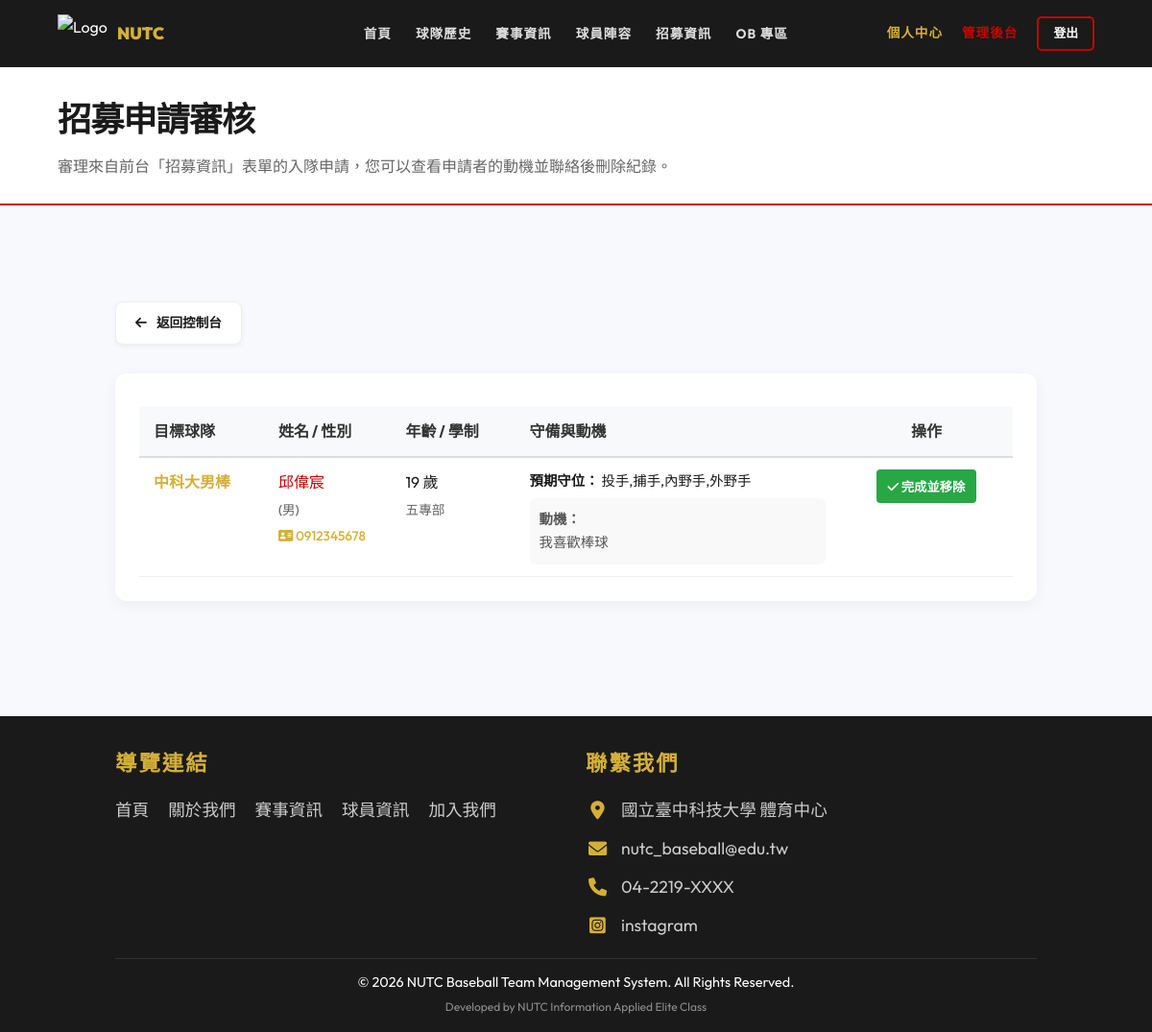
Page /admin_applications.php (signed in) on the committed database.
### tables this page shows
CREATE TABLE `form` (
  `form_id` int(11) NOT NULL COMMENT '申請單 ID',
  `team_id` int(11) NOT NULL COMMENT '關聯 Team.team_Id',
  `form_name` varchar(50) NOT NULL COMMENT '申請人姓名',
  `form_gender` varchar(10) DEFAULT NULL COMMENT '性別',
  `form_age` int(11) DEFAULT NULL COMMENT '年齡',
  `form_education` varchar(50) DEFAULT NULL COMMENT '學制 (五專/四技等)',
  `form_level` varchar(50) DEFAULT NULL COMMENT '棒球程度 (初學者/有基礎)',
  `form_position` varchar(255) DEFAULT NULL,
  `form_motive` text DEFAULT NULL COMMENT '加入動機',
  `form_contact` varchar(255) DEFAULT NULL COMMENT '聯絡資訊'
);

CREATE TABLE `contact_us` (
  `id` int(11) NOT NULL,
  `icon_class` varchar(50) NOT NULL,
  `content_text` varchar(255) NOT NULL,
  `link` varchar(255) DEFAULT NULL
);

### includes/Database.php (called while the page is built, shortened)
<?php
class Database {
    private $pdo;
    public function __construct() {
        $host = 'localhost';
        $db   = 'baseball_web';
        $user = 'root';
        $pass = '';
        $charset = 'utf8mb4';
        $dsn = "mysql:host=$host;port=3306;dbname=$db;charset=$charset";
        $options = [
            PDO::ATTR_ERRMODE            => PDO::ERRMODE_EXCEPTION,
            PDO::ATTR_DEFAULT_FETCH_MODE => PDO::FETCH_ASSOC,
            PDO::ATTR_EMULATE_PREPARES   => false,
        ];
        try {
            $this->pdo = new PDO($dsn, $user, $pass, $options);
            $stmt = $this->pdo->query("DESCRIBE `player_game_details`");
            $cols = $stmt->fetchAll(PDO::FETCH_COLUMN);
            $stmt = $this->pdo->query("SHOW COLUMNS FROM `member` LIKE 'role'");
            $roleCol = $stmt->fetch();
        } catch (\PDOException $e) {
            throw new \PDOException($e->getMessage(), (int)$e->getCode());
        }
    }
    public function getAll($table) {
        $stmt = $this->pdo->query("SELECT * FROM `$table`");
        return $stmt->fetchAll();
    }
}

### includes/config.php (called while the page is built, shortened)
<?php
require_once 'Database.php';
$db = new Database();
if (empty($db->getAll('team'))) {
    $teamJsonPath = __DIR__ . '/../data/team.json';
    if (file_exists($teamJsonPath)) {
        $teamsData = json_decode(file_get_contents($teamJsonPath), true);
        if ($teamsData) {
            foreach ($teamsData as $t) {
                $db->insert('team', [
                    'team_Id' => $t['team_id'],
                    'team_name' => $t['team_name'],
                    'team_type' => $t['team_type']
                ]);
            }
        }
    } else {
        $db->insert('team', ['team_Id' => 1, 'team_name' => '中科大男棒', 'team_type' => 'Men']);
        $db->insert('team', ['team_Id' => 2, 'team_name' => '中科大女棒', 'team_type' => 'Woman']);
        $db->insert('team', ['team_Id' => 3, 'team_name' => '中科大OB', 'team_type' => 'OB']);
    }
    if (!$db->find('member', 'account', 'admin')) {
        $db->insert('member', [
            'account' => 'admin',
            'password' => password_hash('admin123', PASSWORD_DEFAULT),
            'name' => '管理者(Admin)',
            'role' => 'admin',
            'status' => 'active'
        ]);
    }
    if (!$db->find('member', 'account', 'user1')) {
        $db->insert('member', [
            'account' => 'user1',
            'password' => password_hash('123', PASSWORD_DEFAULT),
            'name' => '管理者(User1)',
            'role' => 'admin',
            'status' => 'active'
        ]);
    }
    if (empty($db->getAll('news'))) {
        $newsData = [
            ['title' => '2026 全國大專棒球聯賽開跑！', 'content' => '本校棒球隊將於 4 月 10 日出征，第一場對戰東海大學。歡迎各位同學前往台中棒球場加油！'],
            ['title' => '招募新血：女棒隊熱烈招生中', 'content' => '想要體驗熱血的棒球生活嗎？中科大女棒隊歡迎妳的加入，不限球技，只要有心！'],
            ['title' => 'OB 比賽：學長姐風采再現', 'content' => '上週舉行的 OB 對抗賽圓滿結束，感謝畢業學長姐回校參與，場面溫馨感人。'],
            ['title' => '春季訓練營圓滿落幕', 'content' => '為期一週的春季強化訓練已結束，球員們在打擊與守備技巧上有顯著進步。'],
            ['title' => '全新球隊裝備正式亮相', 'content' => '感謝贊助商支持，本屆聯賽我們將穿上全新的紅金配色球衣，展現中科大氣勢！']
        ];
        foreach ($newsData as $n) {
            $db->insert('news', array_merge($n, ['created_at' => date('Y-m-d H:i:s')]));
        }
    }
    if (empty($db->getAll('player'))) {
        $playerData = [
            ['Player_Name' => '黃郁婷', 'jersey_number' => 11, 'position' => '投手', 'height' => 170, 'weight' => 65],
            ['Player_Name' => '劉詠傑', 'jersey_number' => 23, 'position' => '捕手', 'height' => 178, 'weight' => 75],
            ['Player_Name' => '劉宙翰', 'jersey_number' => 5, 'position' => '內野手', 'height' => 175, 'weight' => 70],
            ['Player_Name' => '張美玲', 'jersey_number' => 7, 'position' => '外野手', 'height' => 165, 'weight' => 55],
            ['Player_Name' => '王小明', 'jersey_number' => 1, 'position' => '投手', 'height' => 182, 'weight' => 80],
            ['Player_Name' => '李華', 'jersey_number' => 45, 'position' => '內野手', 'height' => 172, 'weight' => 68],
            ['Player_Name' => '周杰', 'jersey_number' => 99, 'position' => '外野手', 'height' => 188, 'weight' => 85]
        ];
        foreach ($playerData as $p) {
            $db->insert('player', array_merge($p, [
                'Team_Id' => 1,
                'image_path' => ''
            ]));
        }
    }
    if (empty($db->getAll('ob'))) {
        $obData = [
            ['OB_name' => '陳大文 (108級)', 'graduation_year' => 2019, 'status' => '全國大專聯賽關鍵安打打點王'],
            ['OB_name' => '林小美 (110級)', 'graduation_year' => 2021, 'status' => '女棒創始隊員，首屆全壘打王'],
            ['OB_name' => '趙子龍 (105級)', 'graduation_year' => 2016, 'status' => '傳奇投手，曾創下單場 15 次三振紀錄']
        ];
        foreach ($obData as $o) {
            $db->insert('ob', array_merge($o, ['Team_Id' => 3]));
        }
    }
    if (empty($db->getAll('contact_us'))) {
        $contactData = [
            ['icon_class' => 'fas fa-map-marker-alt', 'content_text' => '國立臺中科技大學 體育中心'],
            ['icon_class' => 'fas fa-envelope', 'content_text' => 'nutc_baseball@edu.tw'],
            ['icon_class' => 'fas fa-phone', 'content_text' => '04-2219-XXXX']
        ];
        foreach ($contactData as $c) {
            $db->insert('contact_us', $c);
        }
    }
}

### admin_applications.php (the view, shortened to what this page needs)
<?php
require_once 'includes/header.php';
$applications = $db->getAll('form');
$teams = $db->getAll('team');
$teamLookup = [];
foreach ($teams as $t) {
    $teamLookup[$t['team_Id']] = $t['team_name'];
}
?>
<div class="page-header">
    <h1>招募申請審核</h1>
    <p>審理來自前台「招募資訊」表單的入隊申請，您可以查看申請者的動機並聯絡後刪除紀錄。</p>
</div>
<section>
    <div class="container">
        <a href="admin_dashboard.php" class="admin-back-btn">
            <i class="fas fa-arrow-left"></i> 返回控制台
        </a>
        <div class="admin-list-card" style="background: white; border-radius: 12px; padding: 25px; box-shadow: 0 4px 15px rgba(0,0,0,0.05); overflow-x: auto;">
            <table class="admin-table" style="width: 100%; border-collapse: collapse;">
                <thead>
                    <tr style="background: #f8f9fa; border-bottom: 2px solid #ddd;">
                        <th style="padding: 12px 15px; text-align: left; color: #333; width: 15%;">目標球隊</th>
                        <th style="padding: 12px 15px; text-align: left; color: #333; width: 15%;">姓名 / 性別</th>
                        <th style="padding: 12px 15px; text-align: left; color: #333; width: 15%;">年齡 / 學制</th>
                        <th style="padding: 12px 15px; text-align: left; color: #333; width: 40%;">守備與動機</th>
                        <th style="padding: 12px 15px; text-align: center; color: #333; width: 15%; white-space: nowrap;">操作</th>
                    </tr>
                </thead>
                <tbody>
                    <?php if (empty($applications)): ?>
                    <tr>
                        <td colspan="5" style="padding: 20px; text-align: center; color: #777;">目前沒有待審核的申請單。</td>
                    </tr>
                    <?php else: ?>
                        <?php foreach ($applications as $app): ?>
                            <tr style="border-bottom: 1px solid #eee; transition: background 0.3s; vertical-align: top;">
                                <td style="padding: 12px 15px; font-weight: bold; color: var(--secondary);">
                                    <?= isset($teamLookup[$app['team_id']]) ? htmlspecialchars($teamLookup[$app['team_id']]) : '未知' ?>
                                </td>
                                <td style="padding: 12px 15px; font-weight: 500; color: var(--primary);">
                                    <?= htmlspecialchars($app['form_name']) ?> <br>
                                    <span style="font-size: 0.85em; color: #666;">(<?= htmlspecialchars($app['form_gender']) ?>)</span><br>
                                    <span style="font-size: 0.85em; color: var(--secondary);"><i class="fas fa-address-card"></i> <?= htmlspecialchars($app['form_contact']) ?></span>
                                </td>
                                <td style="padding: 12px 15px;">
                                    <?= htmlspecialchars($app['form_age']) ?> 歲 <br>
                                    <span style="font-size: 0.85em; color: #666;"><?= htmlspecialchars($app['form_education']) ?></span>
                                </td>
                                <td style="padding: 12px 15px; width: 40%;">
                                    <?php if (!empty($app['form_position'])): ?>
                                        <div style="margin-bottom: 5px; font-size: 0.9em;"><strong>預期守位：</strong> <?= htmlspecialchars($app['form_position']) ?></div>
                                    <?php endif; ?>
                                    <div style="font-size: 0.9em; background: #f9f9f9; padding: 10px; border-radius: 6px; color: #555;">
                                        <strong>動機：</strong><br><?= nl2br(htmlspecialchars($app['form_motive'])) ?>
                                    </div>
                                </td>
                                <td style="padding: 12px 15px; text-align: center; white-space: nowrap;">
                                    <form method="POST" style="display: inline;" onsubmit="return confirm('審核完畢後移除此申請單？')">
                                        <button type="submit" name="delete" style="background: #28a745; color: white; border: none; padding: 8px 12px; border-radius: 4px; cursor: pointer; transition: background 0.3s; font-weight: bold;"><i class="fas fa-check"></i> 完成並移除</button>
                                    </form>
                                </td>
                            </tr>
                        <?php endforeach; ?>
                    <?php endif; ?>
                </tbody>
            </table>
        </div>
    </div>
</section>
<?php require_once 'includes/footer.php'; ?>

### includes/footer.php (shortened to what this page needs)
<?php
$contactInfos = $db->getAll('contact_us');
?>
<footer>
    <div class="footer-content">
        <div class="footer-section">
            <h3>導覽連結</h3>
            <ul class="footer-links">
                <li><a href="index.php">首頁</a></li>
                <li><a href="about.php">關於我們</a></li>
                <li><a href="matches.php">賽事資訊</a></li>
                <li><a href="players.php">球員資訊</a></li>
                <li><a href="join.php">加入我們</a></li>
            </ul>
        </div>
        <div class="footer-section">
            <h3>聯繫我們</h3>
            <div class="footer-contact-list">
                <?php if (empty($contactInfos)): ?>
                    <p class="footer-contact-empty">尚未設定聯絡資訊</p>
                <?php else: ?>
                    <?php foreach ($contactInfos as $c): ?>
                        <p class="footer-contact-item">
                            <i class="<?= htmlspecialchars($c['icon_class']) ?>"></i>
                            <?php if (!empty($c['link'])): ?>
                                <a href="<?= htmlspecialchars($c['link']) ?>" target="_blank"><?= htmlspecialchars($c['content_text']) ?></a>
                            <?php else: ?>
                                <span><?= htmlspecialchars($c['content_text']) ?></span>
                            <?php endif; ?>
                        </p>
                    <?php endforeach; ?>
                <?php endif; ?>
            </div>
        </div>
    </div>
    <div class="footer-bottom">
        &copy; 2026 NUTC Baseball Team Management System. All Rights Reserved.
        <br><small style="opacity: 0.5;">Developed by NUTC Information Applied Elite Class</small>
    </div>
</footer>
</body>
</html>

### assets/css/style.css (style rules this page uses)
:root { --primary: #C80000; --secondary: #D4AF37; --bg-white: #FFFFFF; --bg-dark: #1A1A1A; --text-white: #FFFFFF; --text-dark: #1A1A1A; --gray-light: #F4F4F4; --transition: all 0.3s ease-in-out; }
* { margin: 0; padding: 0; box-sizing: border-box; font-family: 'Outfit', 'Noto Sans TC', -apple-system, sans-serif; }
body { background-color: #f7f9fc; color: var(--text-dark); line-height: 1.7; }
section { padding: 60px 10%; background-color: transparent; }
.page-header { padding: 25px 5%; background-color: #fff; border-bottom: 2px solid var(--primary); margin-bottom: 20px; text-align: left; }
.page-header h1 { font-size: 2.2rem; font-weight: 900; color: var(--bg-dark); text-transform: uppercase; letter-spacing: -1px; margin: 0; position: relative; display: inline-block; }
.page-header p { font-size: 1rem; color: #666; margin-top: 5px; font-weight: 500; }
.back-btn, .admin-back-btn { display: inline-flex; align-items: center; gap: 10px; color: var(--bg-dark); text-decoration: none; font-weight: 700; margin-bottom: 30px; padding: 10px 20px; background: white; border: 1px solid #eee; border-radius: 8px; box-shadow: 0 2px 5px rgba(0,0,0,0.05); transition: var(--transition); font-size: 0.85rem; }
section { padding: 80px 10%; }
footer { background: var(--bg-dark); color: var(--text-white); padding: 30px 10% 15px; margin-top: 40px; }
.footer-content { display: grid; grid-template-columns: repeat(auto-fit, minmax(200px, 1fr)); gap: 20px; margin-bottom: 20px; }
.footer-section h3 { margin-bottom: 15px; font-size: 1.4rem; letter-spacing: 2px; color: var(--secondary); }
.footer-links { list-style: none; padding: 0; display: flex; flex-direction: row; flex-wrap: wrap; gap: 10px 20px; }
.footer-links a { color: #ccc; text-decoration: none; transition: color 0.3s, transform 0.3s; font-size: 1.1rem; }
.footer-contact-list { display: flex; flex-direction: column; gap: 10px; }
.footer-contact-item { margin: 0; font-size: 1.1rem; color: #ccc; display: flex; align-items: center; gap: 12px; }
.footer-contact-item i { color: var(--secondary); font-size: 1.2rem; width: 25px; text-align: center; }
.footer-contact-item a { color: #ccc; text-decoration: none; transition: color 0.3s; }
.footer-bottom { text-align: center; padding-top: 12px; border-top: 1px solid rgba(255,255,255,0.1); font-size: 0.9rem; }
.admin-table { width: 100%; border-collapse: collapse; margin-top: 10px; }
.admin-table th, .admin-table td { padding: 12px 15px; text-align: left; border-bottom: 1px solid #eee; }
.admin-table th { background: #f8f9fa; font-weight: 700; color: #333; border-bottom: 2px solid #ddd; }
.admin-table th:last-child, .admin-table td:last-child { text-align: center; width: 180px; min-width: 180px; white-space: nowrap; }
.container { max-width: 1500px; margin: 0 auto; }
.admin-table td, .admin-table th { white-space: nowrap; }

### rows in the picture
form: team "中科大男棒", form_name "邱偉宸", form_gender "男", form_contact "0912345678", form_age "19", form_education "五專部", form_position "投手,捕手,內野手,外野手", form_motive "我喜歡棒球"
contact_us: content_text "國立臺中科技大學 體育中心"
contact_us: content_text "nutc_baseball@edu.tw"
contact_us: content_text "04-2219-XXXX"
contact_us: content_text "instagram"
